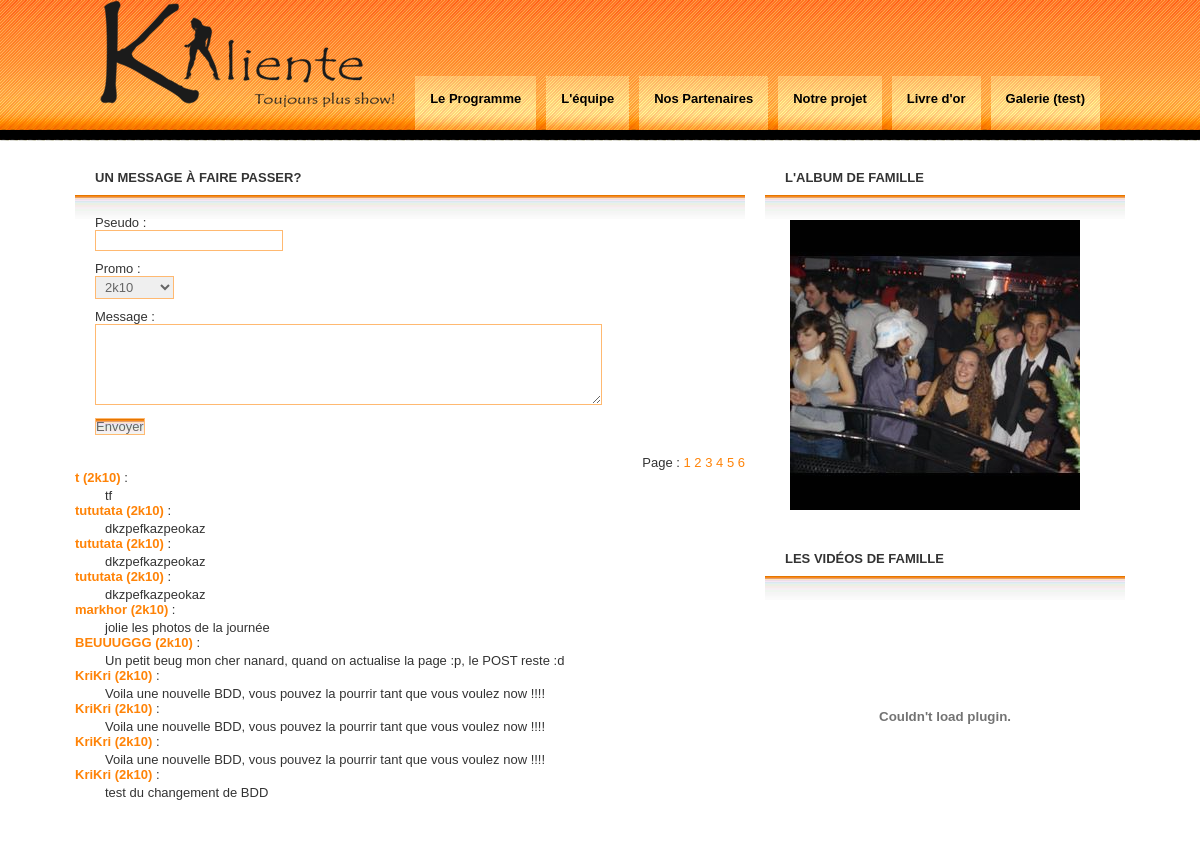
Screenshot of /index.php?livre&page=2 with the database file from the repository.
### tables this page shows
CREATE TABLE IF NOT EXISTS `livreor` (
  `id` int(11) NOT NULL auto_increment,
  `pseudo` varchar(255) NOT NULL,
  `promo` varchar(50) NOT NULL,
  `message` text NOT NULL,
  PRIMARY KEY  (`id`)
);

### livredor.php (the view, shortened to what this page needs)
  		<div class='boxed'>
			<h2 class='title'>Un message à faire passer? </h2>
			<div class='content'>
   <form method="post" action="index.php?livre">
      <fieldset>
        <p>
            <label for="pseudo">Pseudo :</label>
            <input name="pseudo" /><br />
           <label for="promo">Promo :</label>
           <select name="promo" id="promo">
           <option value="2k10" selected="selected">2k10</option>
       </select>
       <br />
           <label for='messsage'> Message :</label>
            <textarea name="message" rows="5" cols="60"></textarea><br />
            <input id="inputsubmit1" type="submit" name="inputsubmit1" value="Envoyer" />
        </p>
      </fieldset>
    </form>
</div>
    <p class="pages">
<?php
$nombreDeMessagesParPage = 10;
$retour = mysql_query('SELECT COUNT(*) AS nb_messages FROM livreor');
$donnees = mysql_fetch_array($retour);
$totalDesMessages = $donnees['nb_messages'];
$nombreDePages  = ceil($totalDesMessages / $nombreDeMessagesParPage);
echo 'Page : ';
for ($i = 1 ; $i <= $nombreDePages ; $i++)
{
    echo '<a href="index.php?livre&page=' . $i . '">' . $i . '</a> ';
}
?>
 <br />
</p>
<?php
if (isset($_GET['page']))
{
        $page = $_GET['page'];
}
else
{
        $page = 1;
}
$premierMessageAafficher = ($page - 1) * $nombreDeMessagesParPage;
$reponse = mysql_query('SELECT * FROM livreor ORDER BY id DESC LIMIT ' . $premierMessageAafficher . ', ' . $nombreDeMessagesParPage);
while ($donnees = mysql_fetch_array($reponse))
{
  echo '<span class="pseudo_livre">' . $donnees['pseudo'] .' ('. $donnees['promo'] . ') ' . '</span> :<br /> <p class="alinea">' . stripslashes($donnees['message']) . '</p>';
}
?>
<br /><br />

### css/index.css (style rules this page uses)
* { margin: 0; padding: 0; }
body { margin: 0; background: #FFFFFF url(../images/img01.png) repeat-x; font: normal small "Trebuchet MS", Arial, Helvetica, sans-serif; color: #333333; }
a { text-decoration: none; color: #ff8307; }
.alinea { margin-left:30px; margin-top:3px; }
.pseudo_livre { margin-top:15px; font-weight:bold; color:#ff8307; }
.pages { text-align:right; font:110%; }
.boxed .title { padding: 10px 20px; text-transform: uppercase; font-size: 1em; }
.boxed .content { padding: 20px; background: url(../images/img05.jpg) repeat-x; }
fieldset { border: none; }
label { display: block; }
input, select, textarea { margin-bottom: 10px; padding: 2px 5px; border: 1px solid #ffb971; font: normal small "Trebuchet MS", Arial, Helvetica, sans-serif; color: #666666; }
#inputsubmit1 { margin: 0; padding: 0; background: url(../images/img05.jpg) repeat-x; }

### rows the page displays
livreor: pseudo "t", promo "2k10", message "tf"
livreor: pseudo "tututata", promo "2k10", message "dkzpefkazpeokaz"
livreor: pseudo "tututata", promo "2k10", message "dkzpefkazpeokaz"
livreor: pseudo "tututata", promo "2k10", message "dkzpefkazpeokaz"
livreor: pseudo "markhor", promo "2k10", message "jolie les photos de la journée"
livreor: pseudo "BEUUUGGG", promo "2k10", message "Un petit beug mon cher nanard, quand on actualise la page :p, le POST reste :d"
livreor: pseudo "KriKri", promo "2k10", message "Voila une nouvelle BDD, vous pouvez la pourrir tant que vous voulez now !!!!"
livreor: pseudo "KriKri", promo "2k10", message "Voila une nouvelle BDD, vous pouvez la pourrir tant que vous voulez now !!!!"
livreor: pseudo "KriKri", promo "2k10", message "Voila une nouvelle BDD, vous pouvez la pourrir tant que vous voulez now !!!!"
livreor: pseudo "KriKri", promo "2k10", message "test du changement de BDD"
